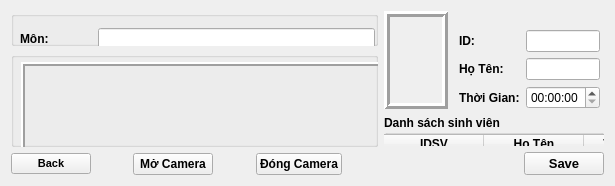
               <widget class="QWidget" name="page_DiemDanh">
                <layout class="QVBoxLayout" name="verticalLayout_26">
                 <item>
                  <layout class="QHBoxLayout" name="horizontalLayout" stretch="5,3">
                   <item>
                    <layout class="QVBoxLayout" name="verticalLayout_17" stretch="3,8,1">
                     <item>
                      <layout class="QHBoxLayout" name="horizontalLayout_12" stretch="0">
                       <item>
                        <widget class="QGroupBox" name="groupBox_21">
                         <property name="title">
                          <string/>
                         </property>
                         <widget class="QWidget" name="formLayoutWidget_3">
                          <property name="geometry">
                           <rect>
                            <x>0</x>
                            <y>0</y>
                            <width>369</width>
                            <height>156</height>
                           </rect>
                          </property>
                          <layout class="QFormLayout" name="formLayout_9">
                           <property name="leftMargin">
                            <number>9</number>
                           </property>
                           <property name="topMargin">
                            <number>17</number>
                           </property>
                           <property name="rightMargin">
                            <number>5</number>
                           </property>
                           <item row="0" column="0">
                            <widget class="QLabel" name="mNLabel_3">
                             <property name="font">
                              <font>
                               <weight>75</weight>
                               <bold>true</bold>
                              </font>
                             </property>
                             <property name="text">
                              <string>Môn:</string>
                             </property>
                            </widget>
                           </item>
                           <item row="0" column="1">
                            <widget class="QLineEdit" name="fi_MonHoc_33">
                             <property name="font">
                              <font>
                               <weight>50</weight>
                               <bold>false</bold>
                              </font>
                             </property>
                            </widget>
                           </item>
                           <item row="1" column="0">
                            <widget class="QLabel" name="iDBuIHCLabel_4">
                             <property name="font">
                              <font>
                               <weight>75</weight>
                               <bold>true</bold>
                              </font>
                             </property>
                             <property name="text">
                              <string>ID Buổi Học:</string>
                             </property>
                            </widget>
                           </item>
                           <item row="1" column="1">
                            <widget class="QLineEdit" name="fi_IDBH_33">
                             <property name="font">
                              <font>
                               <weight>50</weight>
                               <bold>false</bold>
                              </font>
                             </property>
                            </widget>
                           </item>
                           <item row="2" column="0">
                            <widget class="QLabel" name="sSLabel_2">
                             <property name="font">
                              <font>
                               <weight>75</weight>
                               <bold>true</bold>
                              </font>
                             </property>
                             <property name="text">
                              <string>Sỉ số:</string>
                             </property>
                            </widget>
                           </item>
                           <item row="2" column="1">
                            <widget class="QLineEdit" name="fi_SiSo_3">
                             <property name="font">
                              <font>
                               <weight>50</weight>
                               <bold>false</bold>
                              </font>
                             </property>
                            </widget>
                           </item>
                           <item row="3" column="0">
                            <widget class="QLabel" name="tLabel_2">
                             <property name="font">
                              <font>
                               <weight>75</weight>
                               <bold>true</bold>
                              </font>
                             </property>
                             <property name="text">
                              <string>Từ:</string>
                             </property>
                            </widget>
                           </item>
                           <item row="3" column="1">
                            <widget class="QTimeEdit" name="fi_GioBD_3">
                             <property name="font">
                              <font>
                               <weight>50</weight>
                               <bold>false</bold>
                              </font>
                             </property>
                            </widget>
                           </item>
                          </layout>
                         </widget>
                         <widget class="QWidget" name="formLayoutWidget_5">
                          <property name="geometry">
                           <rect>
                            <x>380</x>
                            <y>0</y>
                            <width>361</width>
                            <height>151</height>
                           </rect>
                          </property>
                          <layout class="QFormLayout" name="formLayout_10">
                           <property name="leftMargin">
                            <number>8</number>
                           </property>
                           <property name="topMargin">
                            <number>17</number>
                           </property>
                           <property name="rightMargin">
                            <number>9</number>
                           </property>
                           <item row="1" column="0">
                            <widget class="QLabel" name="giNgViNLabel">
                             <property name="font">
                              <font>
                               <weight>75</weight>
                               <bold>true</bold>
                              </font>
                             </property>
                             <property name="text">
                              <string>Giảng Viên:</string>
                             </property>
                            </widget>
                           </item>
                           <item row="1" column="1">
                            <widget class="QLineEdit" name="fi_GiangVien_3">
                             <property name="font">
                              <font>
                               <weight>50</weight>
                               <bold>false</bold>
                              </font>
                             </property>
                            </widget>
                           </item>
                           <item row="2" column="0">
                            <widget class="QLabel" name="phNgLabel">
                             <property name="font">
                              <font>
                               <weight>75</weight>
                               <bold>true</bold>
                              </font>
                             </property>
                             <property name="text">
                              <string>Phòng:</string>
                             </property>
                            </widget>
                           </item>
                           <item row="2" column="1">
                            <widget class="QLineEdit" name="fi_Phong_3">
                             <property name="font">
                              <font>
                               <weight>50</weight>
                               <bold>false</bold>
                              </font>
                             </property>
                            </widget>
                           </item>
                           <item row="3" column="0">
                            <widget class="QLabel" name="nLabel_2">
                             <property name="font">
                              <font>
                               <weight>75</weight>
                               <bold>true</bold>
                              </font>
                             </property>
                             <property name="text">
                              <string>Đến:</string>
                             </property>
                            </widget>
                           </item>
                           <item row="3" column="1">
                            <widget class="QTimeEdit" name="fi_GioKT_3">
                             <property name="font">
                              <font>
                               <weight>50</weight>
                               <bold>false</bold>
                              </font>
                             </property>
                            </widget>
                           </item>
                           <item row="0" column="0">
                            <widget class="QLabel" name="iDLPHCPhNLabel_2">
                             <property name="font">
                              <font>
                               <weight>75</weight>
                               <bold>true</bold>
                              </font>
                             </property>
                             <property name="text">
                              <string>ID Lớp Học Phần:</string>
                             </property>
                            </widget>
                           </item>
                           <item row="0" column="1">
                            <widget class="QLineEdit" name="fi_LopHoc_3">
                             <property name="font">
                              <font>
                               <weight>50</weight>
                               <bold>false</bold>
                              </font>
                             </property>
                            </widget>
                           </item>
                          </layout>
                         </widget>
                        </widget>
                       </item>
                      </layout>
                     </item>
                     <item>
                      <layout class="QVBoxLayout" name="verticalLayout_30">
                       <item>
                        <widget class="QGroupBox" name="groupBox_22">
                         <property name="title">
                          <string/>
                         </property>
                         <widget class="QLabel" name="lbl_Cam_3">
                          <property name="geometry">
                           <rect>
                            <x>10</x>
                            <y>10</y>
                            <width>721</width>
                            <height>401</height>
                           </rect>
                          </property>
                          <property name="frameShape">
                           <enum>QFrame::Box</enum>
                          </property>
                          <property name="frameShadow">
                           <enum>QFrame::Raised</enum>
                          </property>
                          <property name="lineWidth">
                           <number>2</number>
                          </property>
                          <property name="text">
                           <string/>
                          </property>
                         </widget>
                        </widget>
                       </item>
                      </layout>
                     </item>
                     <item>
                      <layout class="QHBoxLayout" name="horizontalLayout_15">
                       <item>
                        <widget class="QPushButton" name="btn_BackPageTKB_3">
                         <property name="font">
                          <font>
                           <pointsize>8</pointsize>
                           <weight>75</weight>
                           <bold>true</bold>
                          </font>
                         </property>
                         <property name="text">
                          <string>Back</string>
                         </property>
                        </widget>
                       </item>
                       <item>
                        <spacer name="horizontalSpacer">
                         <property name="orientation">
                          <enum>Qt::Horizontal</enum>
                         </property>
                         <property name="sizeHint" stdset="0">
                          <size>
                           <width>40</width>
                           <height>20</height>
                          </size>
                         </property>
                        </spacer>
                       </item>
                       <item>
                        <widget class="QPushButton" name="btn_MoCam_3">
                         <property name="font">
                          <font>
                           <weight>75</weight>
                           <bold>true</bold>
                          </font>
                         </property>
                         <property name="text">
                          <string>Mở Camera</string>
                         </property>
                        </widget>
                       </item>
                       <item>
                        <spacer name="horizontalSpacer_2">
                         <property name="orientation">
                          <enum>Qt::Horizontal</enum>
                         </property>
                         <property name="sizeHint" stdset="0">
                          <size>
                           <width>40</width>
                           <height>20</height>
                          </size>
                         </property>
                        </spacer>
                       </item>
                       <item>
                        <widget class="QPushButton" name="btn_DongCam_3">
                         <property name="font">
                          <font>
                           <weight>75</weight>
                           <bold>true</bold>
                          </font>
                         </property>
                         <property name="text">
                          <string>Đóng Camera</string>
                         </property>
                        </widget>
                       </item>
                       <item>
                        <spacer name="horizontalSpacer_3">
                         <property name="orientation">
                          <enum>Qt::Horizontal</enum>
                         </property>
                         <property name="sizeHint" stdset="0">
                          <size>
                           <width>40</width>
                           <height>20</height>
                          </size>
                         </property>
                        </spacer>
                       </item>
                      </layout>
                     </item>
                    </layout>
                   </item>
                   <item>
                    <layout class="QVBoxLayout" name="verticalLayout_29" stretch="2,7,1">
                     <item>
                      <layout class="QHBoxLayout" name="horizontalLayout_55" stretch="2,3">
                       <item>
                        <layout class="QHBoxLayout" name="horizontalLayout_57">
                         <item>
                          <widget class="QLabel" name="lbl_AvatarDD_3">
                           <property name="frameShape">
                            <enum>QFrame::Box</enum>
                           </property>
                           <property name="frameShadow">
                            <enum>QFrame::Raised</enum>
                           </property>
                           <property name="lineWidth">
                            <number>3</number>
                           </property>
                           <property name="text">
                            <string/>
                           </property>
                           <property name="pixmap">
                            <pixmap>C:/Users/Admin/OneDrive/Máy tính/Who1.png</pixmap>
                           </property>
                          </widget>
                         </item>
                        </layout>
                       </item>
                       <item>
                        <layout class="QHBoxLayout" name="horizontalLayout_58">
                         <item>
                          <layout class="QFormLayout" name="formLayout_19">
                           <property name="leftMargin">
                            <number>5</number>
                           </property>
                           <property name="topMargin">
                            <number>19</number>
                           </property>
                           <property name="rightMargin">
                            <number>4</number>
                           </property>
                           <item row="0" column="0">
                            <widget class="QLabel" name="iDLabel_2">
                             <property name="font">
                              <font>
                               <weight>75</weight>
                               <bold>true</bold>
                              </font>
                             </property>
                             <property name="text">
                              <string>ID:</string>
                             </property>
                            </widget>
                           </item>
                           <item row="0" column="1">
                            <widget class="QLineEdit" name="fi_IDSV_3">
                             <property name="font">
                              <font>
                               <weight>50</weight>
                               <bold>false</bold>
                              </font>
                             </property>
                            </widget>
                           </item>
                           <item row="1" column="0">
                            <widget class="QLabel" name="hTNLabel_3">
                             <property name="font">
                              <font>
                               <weight>75</weight>
                               <bold>true</bold>
                              </font>
                             </property>
                             <property name="text">
                              <string>Họ Tên:</string>
                             </property>
                            </widget>
                           </item>
                           <item row="1" column="1">
                            <widget class="QLineEdit" name="fi_HoTenSV_3">
                             <property name="font">
                              <font>
                               <weight>50</weight>
                               <bold>false</bold>
                              </font>
                             </property>
                            </widget>
                           </item>
                           <item row="2" column="0">
                            <widget class="QLabel" name="thIGianIMDanhLabel_2">
                             <property name="font">
                              <font>
                               <weight>75</weight>
                               <bold>true</bold>
                              </font>
                             </property>
                             <property name="text">
                              <string>Thời Gian:</string>
                             </property>
                            </widget>
                           </item>
                           <item row="2" column="1">
                            <widget class="QTimeEdit" name="fi_ThoiGianDD_3">
                             <property name="font">
                              <font>
                               <weight>50</weight>
                               <bold>false</bold>
                              </font>
                             </property>
                            </widget>
                           </item>
                          </layout>
                         </item>
                        </layout>
                       </item>
                      </layout>
                     </item>
                     <item>
                      <widget class="QGroupBox" name="groupBox_20">
                       <property name="font">
                        <font>
                         <weight>75</weight>
                         <bold>true</bold>
                        </font>
                       </property>
                       <property name="title">
                        <string>Danh sách sinh viên</string>
                       </property>
                       <widget class="QWidget" name="horizontalLayoutWidget_17">
                        <property name="geometry">
                         <rect>
                          <x>-1</x>
                          <y>19</y>
                          <width>441</width>
                          <height>371</height>
                         </rect>
                        </property>
                        <layout class="QHBoxLayout" name="horizontalLayout_50">
                         <item>
                          <widget class="QTableWidget" name="tbl_DSSV_3">
                           <property name="font">
                            <font>
                             <weight>50</weight>
                             <bold>false</bold>
                            </font>
                           </property>
                           <column>
                            <property name="text">
                             <string>IDSV</string>
                            </property>
                            <property name="font">
                             <font>
                              <weight>75</weight>
                              <bold>true</bold>
                             </font>
                            </property>
                           </column>
                           <column>
                            <property name="text">
                             <string>Họ Tên</string>
                            </property>
                            <property name="font">
                             <font>
                              <weight>75</weight>
                              <bold>true</bold>
                             </font>
                            </property>
                           </column>
                           <column>
                            <property name="text">
                             <string>Tình Trạng</string>
                            </property>
                            <property name="font">
                             <font>
                              <weight>75</weight>
                              <bold>true</bold>
                             </font>
                            </property>
                           </column>
                           <column>
                            <property name="text">
                             <string>Giờ Vào</string>
                            </property>
                            <property name="font">
                             <font>
                              <weight>75</weight>
                              <bold>true</bold>
                             </font>
                            </property>
                           </column>
                           <column>
                            <property name="text">
                             <string>Ghi Chú</string>
                            </property>
                            <property name="font">
                             <font>
                              <weight>75</weight>
                              <bold>true</bold>
                             </font>
                            </property>
                           </column>
                          </widget>
                         </item>
                        </layout>
                       </widget>
                      </widget>
                     </item>
                     <item>
                      <layout class="QHBoxLayout" name="horizontalLayout_21">
                       <item>
                        <spacer name="horizontalSpacer_8">
                         <property name="orientation">
                          <enum>Qt::Horizontal</enum>
                         </property>
                         <property name="sizeHint" stdset="0">
                          <size>
                           <width>40</width>
                           <height>20</height>
                          </size>
                         </property>
                        </spacer>
                       </item>
                       <item>
                        <widget class="QPushButton" name="btn_SaveDD_3">
                         <property name="font">
                          <font>
                           <pointsize>10</pointsize>
                           <weight>75</weight>
                           <bold>true</bold>
                          </font>
                         </property>
                         <property name="text">
                          <string>Save</string>
                         </property>
                        </widget>
                       </item>
                      </layout>
                     </item>
                    </layout>
                   </item>
                  </layout>
                 </item>
                </layout>
               </widget>
